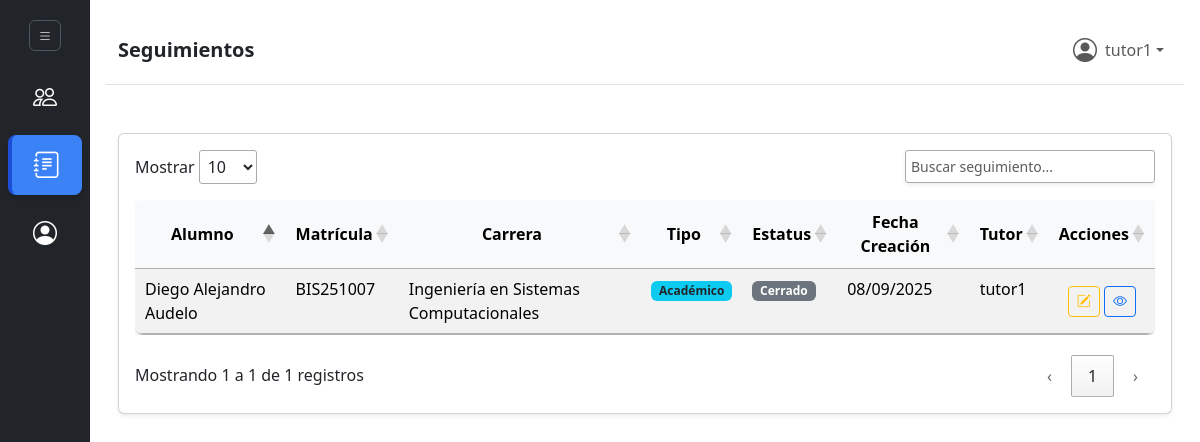
/seguimientos (signed in), run on the app's committed database.
### tables this page shows
CREATE TABLE `seguimientos` (
  `id_seguimiento` bigint(20) UNSIGNED NOT NULL,
  `descripcion` text NOT NULL,
  `estatus` tinyint(4) NOT NULL DEFAULT 1 COMMENT '1=Abierto, 2=En Progreso, 3=Cerrado',
  `fecha_creacion` date NOT NULL DEFAULT curdate(),
  `fecha_movimiento` date NOT NULL DEFAULT curdate(),
  `fecha_compromiso` date DEFAULT NULL,
  `usuarios_id_usuario_movimiento` int(10) UNSIGNED DEFAULT NULL,
  `alumnos_id_alumno` int(10) UNSIGNED NOT NULL,
  `tutor_id` int(10) UNSIGNED DEFAULT NULL,
  `tipo_seguimiento_id` int(10) UNSIGNED DEFAULT NULL
);

CREATE TABLE `alumnos` (
  `id_alumno` int(10) UNSIGNED NOT NULL,
  `matricula` varchar(20) NOT NULL,
  `nombre` varchar(120) NOT NULL,
  `apellido_paterno` varchar(60) NOT NULL,
  `apellido_materno` varchar(60) DEFAULT NULL,
  `estatus` tinyint(4) NOT NULL DEFAULT 1 COMMENT '1=Activo, 0=Inactivo, 2=Egresado, 3=Baja',
  `fecha_creacion` date NOT NULL DEFAULT current_timestamp(),
  `fecha_movimiento` timestamp NOT NULL DEFAULT current_timestamp() ON UPDATE current_timestamp(),
  `usuarios_id_usuario_movimiento` int(10) UNSIGNED DEFAULT NULL,
  `carreras_id_carrera` int(10) UNSIGNED NOT NULL,
  `grupos_id_grupo` int(10) UNSIGNED DEFAULT NULL
);

CREATE TABLE `carreras` (
  `id_carrera` int(10) UNSIGNED NOT NULL,
  `nombre` varchar(100) NOT NULL,
  `fecha_creacion` date NOT NULL DEFAULT curdate(),
  `fecha_movimiento` date NOT NULL DEFAULT curdate(),
  `usuarios_id_usuario_movimiento` int(10) UNSIGNED DEFAULT NULL,
  `usuarios_id_usuario_coordinador` int(10) UNSIGNED DEFAULT NULL
);

CREATE TABLE `tipo_seguimiento` (
  `id_tipo_seguimiento` int(10) UNSIGNED NOT NULL,
  `nombre` varchar(100) NOT NULL
);

CREATE TABLE `usuarios` (
  `id_usuario` int(10) UNSIGNED NOT NULL,
  `nombre` varchar(80) NOT NULL,
  `apellido_paterno` varchar(50) NOT NULL,
  `apellido_materno` varchar(50) DEFAULT NULL,
  `email` varchar(100) NOT NULL,
  `password` varchar(255) NOT NULL COMMENT 'Almacenar siempre como hash, nunca texto plano',
  `estatus` tinyint(4) NOT NULL DEFAULT 1 COMMENT '1=Activo, 0=Inactivo',
  `fecha_creacion` date NOT NULL DEFAULT curdate(),
  `fecha_movimiento` date NOT NULL DEFAULT curdate(),
  `usuarios_id_usuario_movimiento` int(10) UNSIGNED DEFAULT NULL,
  `niveles_usuarios_id_nivel_usuario` int(10) UNSIGNED NOT NULL
);

### controllers/seguimientoController.php (called while the page is built, shortened)
<?php
class SeguimientoController {
    private $conn;
    public function __construct($conn) {
        $this->conn = $conn;
    }
    public function obtenerSeguimientosPorRol($id_usuario, $id_nivel_usuario) {
        $sql_base = "
            SELECT
                s.id_seguimiento,
                s.descripcion,
                s.estatus,
                s.fecha_creacion,
                s.fecha_compromiso,
                a.id_alumno,
                CONCAT(a.nombre, ' ', a.apellido_paterno) AS nombre_alumno,
                a.matricula,
                c.nombre AS nombre_carrera,
                u.nombre AS nombre_tutor,
                ts.nombre AS tipo_seguimiento
            FROM seguimientos s
            JOIN alumnos a ON s.alumnos_id_alumno = a.id_alumno
            JOIN usuarios u ON s.usuarios_id_usuario_movimiento = u.id_usuario
            JOIN carreras c ON a.carreras_id_carrera = c.id_carrera
            LEFT JOIN tipo_seguimiento ts ON s.tipo_seguimiento_id = ts.id_tipo_seguimiento
            LEFT JOIN usuarios ut ON s.tutor_id = ut.id_usuario
            ";
        $params = [];
        switch ($id_nivel_usuario) {
            case 3:
                $sql_base .= " WHERE s.tutor_id = :id_usuario";
                $params[':id_usuario'] = $id_usuario;
                break;
        }
        $sql_base .= " ORDER BY c.nombre ASC, s.fecha_creacion DESC";
        try {
            $stmt = $this->conn->prepare($sql_base);
            $stmt->execute($params);
            return $stmt->fetchAll(PDO::FETCH_ASSOC);
        } catch (PDOException $e) {
            return [];
        }
    }
}

### views/seguimientos.php (the view, shortened to what this page needs)
<?php
require_once __DIR__ . "/../controllers/authController.php";
require_once __DIR__ . "/../controllers/seguimientoController.php";
include 'objects/header.php';
$id_usuario_actual = $_SESSION['usuario_id'];
$id_nivel_usuario = $_SESSION['usuario_nivel'];
$seguimientoController = new SeguimientoController($conn);
$seguimientos = $seguimientoController->obtenerSeguimientosPorRol($id_usuario_actual, $id_nivel_usuario);
function getEstatusBadge(int $estatus): string {
    switch ($estatus) {
        case 3: return '<span class="badge bg-secondary">Cerrado</span>';
    }
}
function formatFecha(?string $fecha): string {
    return date("d/m/Y", strtotime($fecha));
}
?>
<div class="container py-5">
    <div class="card shadow-sm">
        <div class="card-body">
            <?php if (empty($seguimientos)): ?>
                <div class="text-center p-4">
                    <p class="mb-0">No hay seguimientos para mostrar.</p>
                </div>
            <?php else: ?>
                <div class="table-responsive">
                    <table id="tabla-seguimientos" class="table table-striped table-hover">
                        <thead class="table-light">
                            <tr>
                                <th>Alumno</th>
                                <th>Matrícula</th>
                                <th>Carrera</th>
                                <th>Tipo</th>
                                <th>Estatus</th>
                                <th>Fecha Creación</th>
                                <th>Tutor</th>
                                <th>Acciones</th>
                            </tr>
                        </thead>
                        <tbody>
                            <?php foreach ($seguimientos as $s): ?>
                                <tr>
                                    <td><?= htmlspecialchars($s['nombre_alumno']) ?></td>
                                    <td><?= htmlspecialchars($s['matricula']) ?></td>
                                    <td><?= htmlspecialchars($s['nombre_carrera']) ?></td>
                                    <td>
                                        <span class="badge bg-info text-dark">
                                            <?= htmlspecialchars($s['tipo_seguimiento'] ?? 'N/A') ?>
                                        </span>
                                    </td>
                                    <td><?= getEstatusBadge((int)$s['estatus']) ?></td>
                                    <td><?= formatFecha($s['fecha_creacion']) ?></td>
                                    <td><?= htmlspecialchars($s['nombre_tutor']) ?></td>
                                    <td>
                                        <a href="editar_seguimiento.php?id_seguimiento=<?= $s['id_seguimiento'] ?>"
                                           class="btn btn-sm btn-outline-warning"
                                           data-bs-toggle="tooltip"
                                           data-bs-placement="top"
                                           title="Editar este Seguimiento">
                                            <i class="bi bi-pencil-square"></i>
                                        </a>
                                        <a href="ver_seguimientos.php?id_alumno=<?= $s['id_alumno'] ?>"
                                           class="btn btn-sm btn-outline-primary"
                                           data-bs-toggle="tooltip"
                                           data-bs-placement="top"
                                           title="Ver Seguimientos del Alumno">
                                            <i class="bi bi-eye"></i>
                                        </a>
                                    </td>
                                </tr>
                            <?php endforeach; ?>
                        </tbody>
                    </table>
                </div>
            <?php endif; ?>
        </div>
    </div>
</div>
<?php include 'objects/footer.php'; ?>

### views/seguimientos.php (style rules this page uses)
#tabla-seguimientos { border-radius: 0.5rem; overflow: hidden; box-shadow: 0 2px 6px rgba(0,0,0,0.08); }
#tabla-seguimientos thead th { background: #f8f9fa; font-weight: 600; text-align: center; vertical-align: middle; }
#tabla-seguimientos td:last-child, #tabla-seguimientos td .badge { text-align: center; vertical-align: middle; }

### data on the page
seguimientos: nombre_alumno "Diego Alejandro Audelo", alumnos_id_alumno.matricula "BIS251007", carreras.nombre "Ingeniería en Sistemas Computacionales", tipo_seguimiento.nombre "Académico", estatus "Cerrado", fecha_creacion "08/09/2025", tutor.nombre "tutor1"

### other printed values
$page_title "Seguimientos"
$_SESSION['usuario_nombre'] "tutor1"
